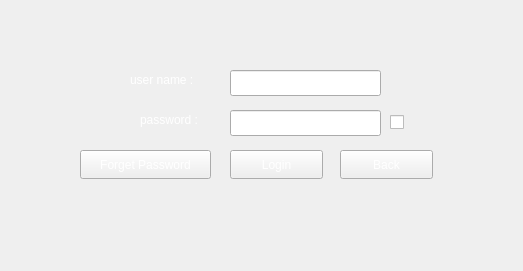
<?xml version="1.0" encoding="UTF-8"?>
<ui version="4.0">
 <class>Login</class>
 <widget class="QWidget" name="Login">
  <property name="geometry">
   <rect>
    <x>0</x>
    <y>0</y>
    <width>523</width>
    <height>271</height>
   </rect>
  </property>
  <property name="windowTitle">
   <string>Form</string>
  </property>
  <property name="styleSheet">
   <string notr="true"/>
  </property>
  <widget class="QLineEdit" name="passwordLineEdit">
   <property name="geometry">
    <rect>
     <x>230</x>
     <y>110</y>
     <width>151</width>
     <height>26</height>
    </rect>
   </property>
   <property name="styleSheet">
    <string notr="true">background-image: url(:/images/sade.jpg);</string>
   </property>
   <property name="text">
    <string/>
   </property>
  </widget>
  <widget class="QLineEdit" name="usernameLineEdit">
   <property name="geometry">
    <rect>
     <x>230</x>
     <y>70</y>
     <width>151</width>
     <height>26</height>
    </rect>
   </property>
   <property name="styleSheet">
    <string notr="true">background-image: url(:/images/sade.jpg);</string>
   </property>
  </widget>
  <widget class="QLabel" name="passwordLabel">
   <property name="geometry">
    <rect>
     <x>140</x>
     <y>110</y>
     <width>71</width>
     <height>20</height>
    </rect>
   </property>
   <property name="styleSheet">
    <string notr="true">background-image: url(:/images/panj.jpg);
color: rgb(255, 255, 255);</string>
   </property>
   <property name="text">
    <string>password :</string>
   </property>
  </widget>
  <widget class="QLabel" name="usernameLabel">
   <property name="geometry">
    <rect>
     <x>130</x>
     <y>70</y>
     <width>81</width>
     <height>20</height>
    </rect>
   </property>
   <property name="styleSheet">
    <string notr="true">background-image: url(:/images/panj.jpg);
color: rgb(255, 255, 255);</string>
   </property>
   <property name="text">
    <string>user name :</string>
   </property>
  </widget>
  <widget class="QPushButton" name="loginButton">
   <property name="geometry">
    <rect>
     <x>230</x>
     <y>150</y>
     <width>93</width>
     <height>29</height>
    </rect>
   </property>
   <property name="styleSheet">
    <string notr="true">background-image: url(:/images/panj.jpg);
color: rgb(255, 255, 255);</string>
   </property>
   <property name="text">
    <string>Login</string>
   </property>
  </widget>
  <widget class="QPushButton" name="forgotPasswordButton">
   <property name="geometry">
    <rect>
     <x>80</x>
     <y>150</y>
     <width>131</width>
     <height>29</height>
    </rect>
   </property>
   <property name="styleSheet">
    <string notr="true">background-image: url(:/images/panj.jpg);
color: rgb(255, 255, 255);</string>
   </property>
   <property name="text">
    <string>Forget Password</string>
   </property>
  </widget>
  <widget class="QPushButton" name="backButton">
   <property name="geometry">
    <rect>
     <x>340</x>
     <y>150</y>
     <width>93</width>
     <height>29</height>
    </rect>
   </property>
   <property name="styleSheet">
    <string notr="true">background-image: url(:/images/panj.jpg);
color: rgb(255, 255, 255);</string>
   </property>
   <property name="text">
    <string>Back</string>
   </property>
  </widget>
  <widget class="QCheckBox" name="showPasswordCheckBox">
   <property name="geometry">
    <rect>
     <x>390</x>
     <y>110</y>
     <width>21</width>
     <height>24</height>
    </rect>
   </property>
   <property name="styleSheet">
    <string notr="true">background-image: url(:/images/sade.jpg);</string>
   </property>
   <property name="text">
    <string/>
   </property>
  </widget>
 </widget>
 <resources/>
 <connections/>
</ui>
